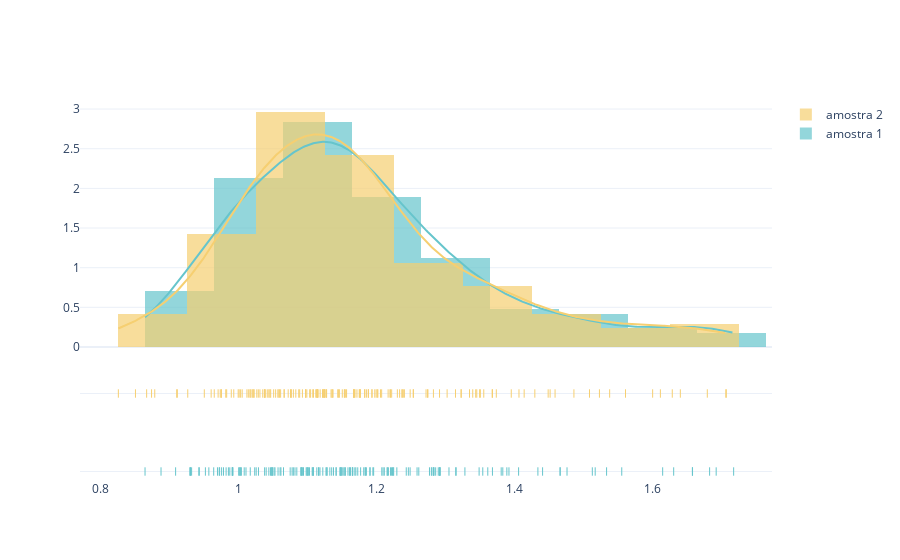

The notebook cell saved with this chart:
### Code cell
_df_1 = df.sample(frac=0.3)
_df_2 = df.sample(frac=0.3)

mask_estados = (df.type == 'conventional') & df.region.isin(lista_estados)
_mask_estados_1 = (_df_1.type == 'conventional') & _df_1.region.isin(lista_estados)
_mask_estados_2 = (_df_2.type == 'conventional') & _df_2.region.isin(lista_estados)

average_price_estados   =  df.loc[mask_estados, ['date','average_price']].groupby('date')['average_price'].mean()
_average_price_estados_1  = _df_1.loc[_mask_estados_1, ['date','average_price']].groupby('date')['average_price'].mean()
_average_price_estados_2  = _df_2.loc[_mask_estados_2, ['date','average_price']].groupby('date')['average_price'].mean()

data_1 = _average_price_estados_1.values
data_2 = _average_price_estados_2.values

fig = ff.create_distplot(
    [data_1,data_2],
    group_labels=['amostra 1','amostra 2'],
    bin_size=.1,
    show_rug=True,
    colors = px.colors.qualitative.Pastel
)
stat, p = shapiro(data_1)

print('stat=%.3f, p=%.3f' % (stat, p))
if p > 0.05:
	print('Provavelmente uma Distribuição Normal')
else:
	print('Provavelmente NÃO é uma Distribuição Normal')

fig.show()

### Figure 1 — Plotly figure (JSON) as saved in the notebook; plotly's stock layout.template omitted (floating-point values rounded to 4 significant figures; data arrays with more than 128 entries replaced by an {"elided": "..."} marker saying what was removed)
{"data": [{"autobinx": false, "histnorm": "probability density", "legendgroup": "amostra 1", "marker": {"color": "rgb(102, 197, 204)"}, "name": "amostra 1", "opacity": 0.7, "type": "histogram", "x": {"elided": "169 float values"}, "xaxis": "x", "xbins": {"end": 1.718, "size": 0.1, "start": 0.865}, "yaxis": "y"}, {"autobinx": false, "histnorm": "probability density", "legendgroup": "amostra 2", "marker": {"color": "rgb(246, 207, 113)"}, "name": "amostra 2", "opacity": 0.7, "type": "histogram", "x": {"elided": "169 float values"}, "xaxis": "x", "xbins": {"end": 1.708, "size": 0.1, "start": 0.8263}, "yaxis": "y"}, {"legendgroup": "amostra 1", "marker": {"color": "rgb(102, 197, 204)"}, "mode": "lines", "name": "amostra 1", "showlegend": false, "type": "scatter", "x": {"elided": "500 float values"}, "xaxis": "x", "y": {"elided": "500 float values"}, "yaxis": "y"}, {"legendgroup": "amostra 2", "marker": {"color": "rgb(246, 207, 113)"}, "mode": "lines", "name": "amostra 2", "showlegend": false, "type": "scatter", "x": {"elided": "500 float values"}, "xaxis": "x", "y": {"elided": "500 float values"}, "yaxis": "y"}, {"legendgroup": "amostra 1", "marker": {"color": "rgb(102, 197, 204)", "symbol": "line-ns-open"}, "mode": "markers", "name": "amostra 1", "showlegend": false, "type": "scatter", "x": {"elided": "169 float values"}, "xaxis": "x", "y": {"elided": "169 str values"}, "yaxis": "y2"}, {"legendgroup": "amostra 2", "marker": {"color": "rgb(246, 207, 113)", "symbol": "line-ns-open"}, "mode": "markers", "name": "amostra 2", "showlegend": false, "type": "scatter", "x": {"elided": "169 float values"}, "xaxis": "x", "y": {"elided": "169 str values"}, "yaxis": "y2"}], "layout": {"barmode": "overlay", "hovermode": "closest", "legend": {"traceorder": "reversed"}, "xaxis": {"anchor": "y2", "domain": [0, 1], "zeroline": false}, "yaxis": {"anchor": "free", "domain": [0.35, 1], "position": 0}, "yaxis2": {"anchor": "x", "domain": [0, 0.25], "dtick": 1, "showticklabels": false}}}
